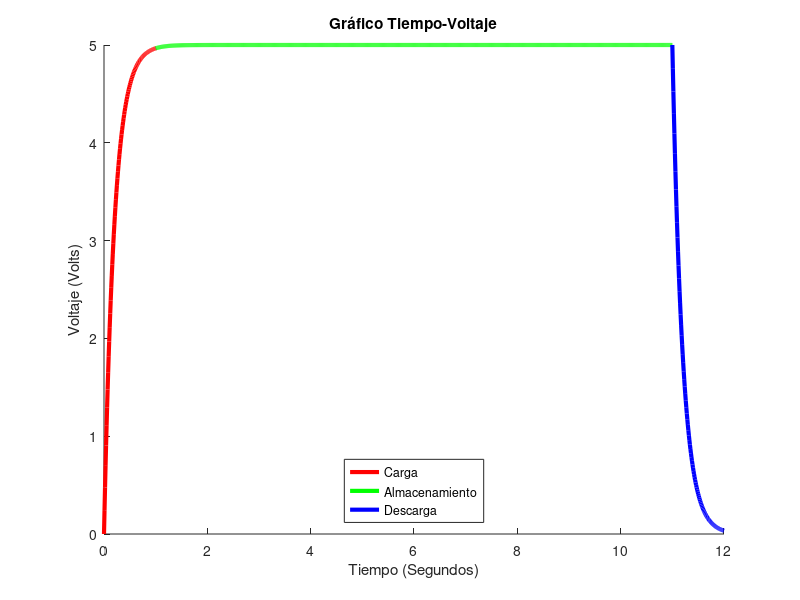
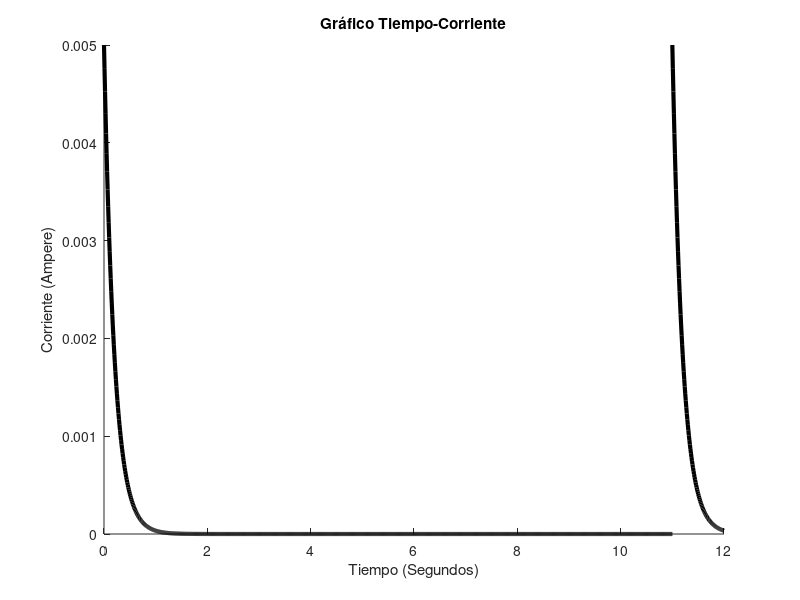
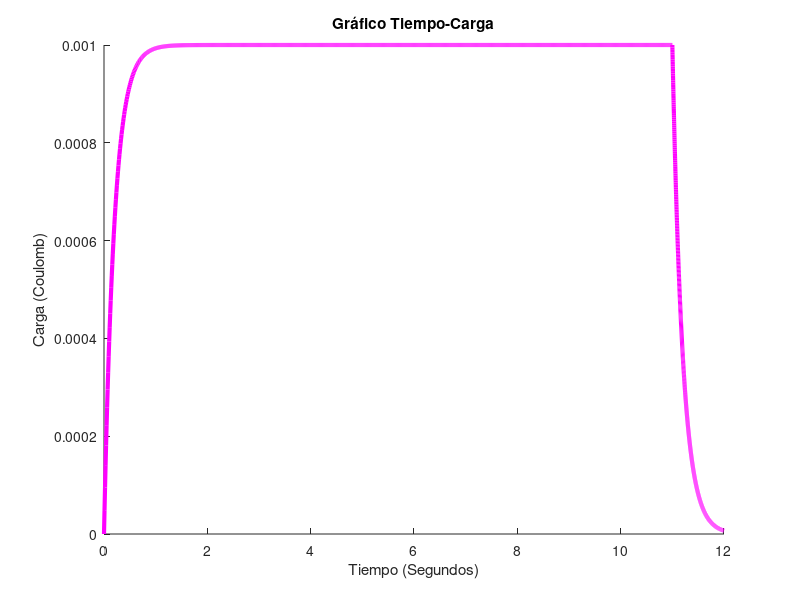

Source code (MATLAB) for these figures, in order:
%F1016B.1 Análisis de Sistemas Eléctricos en Sistemas Ingenieriles
%EQUIPO 2

%Limpiar pantalla, variables y figuras
clc
clear

%Ingresar parámetro de voltaje, capacitancia, resistencia y tiempo
prompt = {'Voltaje (V)', 'Capacitancia (F)', 'Resistencia Carga (Ω)', 'Resistencia Descarga (Ω)', 'Tiempo de almacenamiento (s)'};
digtitle = 'Introduce los valores';
dims = [1 25];
definput = {'5','0.0002', '1000', '1000', '10'};
answer = inputdlg(prompt, digtitle, dims, definput);

%Convertir los parámteros manueales o predefinidos de string a números
V = str2num(answer{1});
C = str2num(answer{2});
Rc = str2num(answer{3});
Rd = str2num(answer{4});
to = str2num(answer{5});

%Cálculo de diferentes valores a partir de los datos ingresados
tc = 5*Rc*C;        %Tiempo de Carga
td = 5*Rd*C;        %Tiempo de Descarga
Q = C*V;            %Carga
U = (Q^2)/(2*C);    %Energía acumulada
tt = tc+to+td;      %Tiempo total
Pc = (V^2)/(Rc);    %Potencia máxima de carga
Pd = (V^2)/(Rd);    %Potencia máxima de descarga
Icmax = V/Rc;       %Corriente máxima de carga
Idmax = V/Rd;       %Corriente máxima de descarga

%Preguntar al usuario si quiere ver la gráfica de carga y descarga
respuesta_usuario = questdlg('¿Deseas abrir la gráfica de carga y descarga?','Gráficas');
switch respuesta_usuario
    case 'Yes' %Si la respuesta es si
        
        t = [0:0.01:(tc+0.01)];       %Crear vector de tiempo de 0 a tiempo de carga
        L = V*(1-exp(-(t/(Rc*C))));   %Calcular voltaje respecto al vector t
        
        te = [tc:0.01:(tc+to)];       %Crear vector de tiempo de tiempo de carga a tiempo de carga más almacenamiento
        Le = V*(1-exp(-(te/(Rc*C)))); %Calcular voltaje respecto al vector te
        
        itd = [0:0.01:td];            %Crear vector de tiempo de 0 a tiempo de descarga
        Lf = V * exp(-(itd/(Rd*C)));  %Calcular voltaje respecto al vector itd
        td2 = itd + (tc+to);          %Sumar el tiempo de carga y almacenamiento al vector itd
        
        %Configuración de la gráfica
        figure('Name', 'Gráfica Carga - Descarga');
        title('Gráfico Tiempo-Voltaje');
        
        %Establecer etiquetas de los ejes
        xlabel('Tiempo (Segundos)');
        ylabel('Voltaje (Volts)')
        
        hold on
        
        %Graficar L, Le y Lf respecto a sus respectivos vectores de tiempo t, te y td2
        plot(t,L, 'color', 'red', 'LineWidth', 3)
        plot(te,Le, 'color', 'green', 'LineWidth', 3)
        plot(td2,Lf, 'color', 'blue', 'LineWidth', 3)
        
        %Añadir leyenda para identificar carga, almacenamiento y descarga
        legend({'Carga','Almacenamiento','Descarga'}, 'Location', 'south')
end

%Preguntar al usuario si quiere ver la gráfica de corriente respecto al tiempo
respuesta_usuario = questdlg('¿Deseas abrir la gráfica de corriente respecto al tiempo?','Gráficas');
switch respuesta_usuario
    case 'Yes' %Si la respuesta es si
        
        ti = [0:0.01:(tc+to)];                 %Crear vector de tiempo de 0 a tiempo de carga y almacenamiento
        I = (V/Rc)*exp(-((((1/C)/Rc)*ti)));    %Calcular corriente respecto al vector ti
        
        ti1 = [0:0.01:td];                     %Crear vector de tiempo de 0 a tiempo de descarga
        I2 = (V/Rd)*(exp(-(((1/C)/Rd)*ti1)));  %Calcular voltaje respecto al vector de ti1
        ti2 = ti1 + (tc+to);                   %Sumar el tiempo de carga y almacenamiento al vector ti2
        
        %Configuración de la gráfica
        figure('Name', 'Gráfica Corriente Respecto al Tiempo');
        title('Gráfico Tiempo-Corriente');
        
        %Establecer etiquetas de los ejes
        xlabel('Tiempo (Segundos)');
        ylabel('Corriente (Ampere)')
        
        hold on 
        
        %Graficar I e I2 respecto a sus respectivos vectores de tiempo ti y ti2
        plot(ti,I, 'color', 'black', 'LineWidth', 3)
        plot(ti2,I2, 'color', 'black', 'LineWidth', 3)
end

%Preguntar al usuario si quiere ver la gráfica de carga respecto al tiempo
respuesta_usuario = questdlg('¿Deseas abrir la gráfica de carga respecto al tiempo?','Gráficas');
switch respuesta_usuario
    case 'Yes' %Si la respuesta es si
        
        tq = [0:0.01:(tc+to)];               %Crear vector de tiempo de 0 a tiempo de carga y almacenamiento
        Q1 = (V*(1-exp(-(tq/(Rc*C))))) * C;  %Calcular carga respecto al vector de tq
        
        tq15 = [0:0.001:td];                 %Crear vector de tiempo de 0 a tiempo de descarga
        Q2 = (V * exp(-(tq15/(Rd*C)))) * C;  %Calcular carga respecto al vector de tq15
        tq2 = tq15 + (tc + to);              %Sumar el tiempo de carga y almacenamiento al vector tq15
        
        %Configuración de la gráfica
        figure('Name', 'Gráfica Carga Respecto al Tiempo');
        title('Gráfico Tiempo-Carga');
        
        %Establecer etiquetas de los ejes
        xlabel('Tiempo (Segundos)');
        ylabel('Carga (Coulomb)')
        
        hold on
        
        %Graficar Q1 y Q2 respecto a sus respectivos vectores de tiempo tq y tq2
        plot(tq,Q1, 'color', 'magenta', 'LineWidth', 3)
        plot(tq2,Q2, 'color', 'magenta', 'LineWidth', 3)
end

%Imprimir los resultados del circuito
fprintf('Resultados: \n')
fprintf(['  Tiempo de carga: %.2f segundos \n'], tc)
fprintf(['  Tiempo de descarga: %.2f segundos \n'], td)
fprintf(['  Tiempo total del sistema: %.2f segundos \n \n'], tt)
fprintf(['  Carga máxima: %.5f Coulomb \n'], Q)
fprintf(['  Energía almacenada: %.5f Joules \n \n'], U)
fprintf(['  Potencia máxima de carga: %.5f Watts \n'], Pc)
fprintf(['  Potencia máxima de descarga: %.5f Watts \n \n'], Pd)
fprintf(['  Corriente máxima de carga: %.5f Amperes \n'], Icmax)
fprintf(['  Corriente máxima de descarga: %.5f Amperes \n'], Idmax)

%Juan Luis Flores Sánchez A01383088
